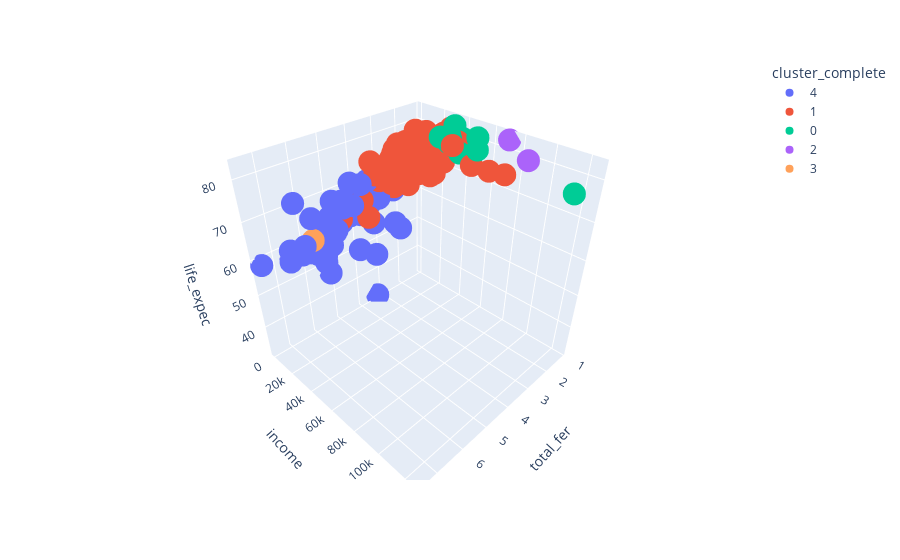

Write notebook code for a chart like this one.
### Markdown cell above
Perspectiva 1

### Code cell
fig = px.scatter_3d(dados_paises, 
                    x='total_fer', 
                    y='income', 
                    z='life_expec',
                    color='cluster_complete')
fig.show()
